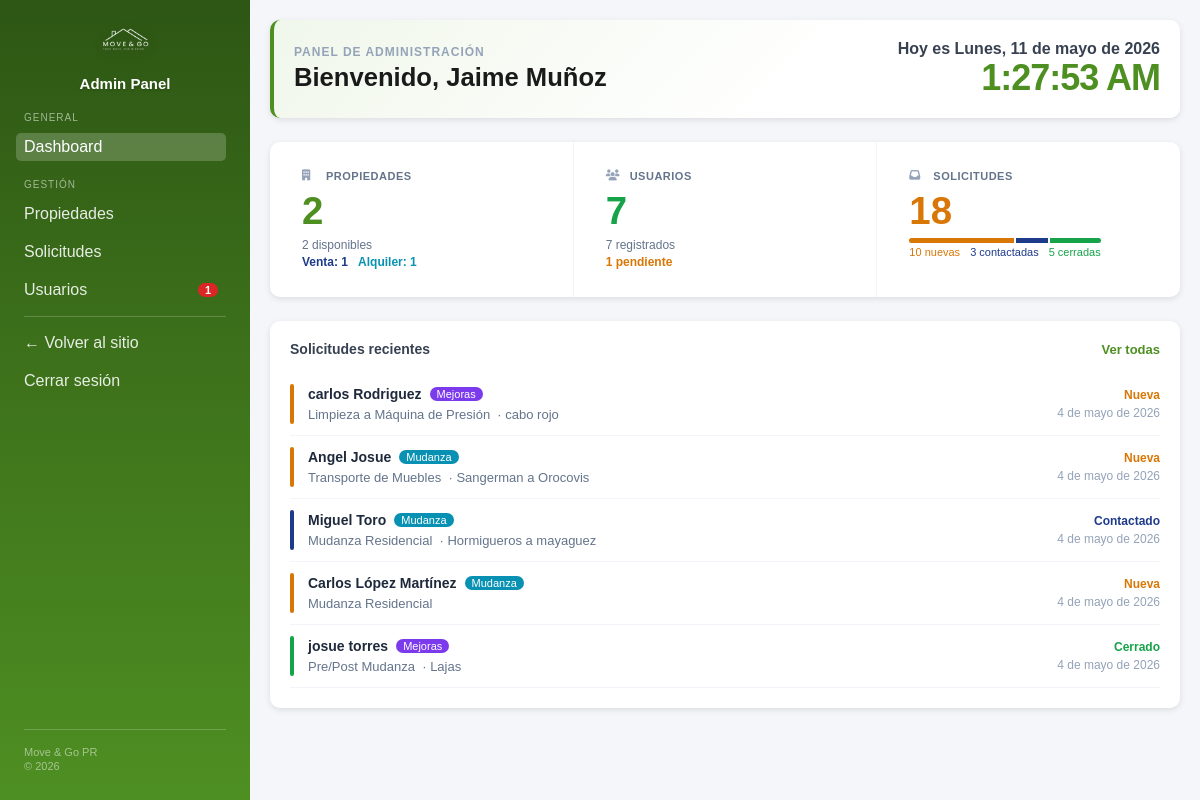
/dashboard.php (signed in), run on the app's committed database.
### tables this page shows
CREATE TABLE `quote_requests` (
  `id` int(11) NOT NULL,
  `tipo_servicio` varchar(20) NOT NULL DEFAULT '',
  `nombre` varchar(100) NOT NULL DEFAULT '',
  `telefono` varchar(20) NOT NULL DEFAULT '',
  `email` varchar(100) NOT NULL DEFAULT '',
  `servicio` varchar(100) NOT NULL DEFAULT '',
  `ubicacion` varchar(200) NOT NULL DEFAULT '',
  `mensaje` text DEFAULT NULL,
  `status` varchar(20) NOT NULL DEFAULT 'new',
  `created_at` timestamp NOT NULL DEFAULT current_timestamp(),
  `notes` text DEFAULT NULL
);

### includes/overview_panel.php (the view, shortened to what this page needs)
<?php
$count_properties    = (int)$pdo->query("SELECT COUNT(*) FROM properties")->fetchColumn();
$count_available     = (int)$pdo->query("SELECT COUNT(*) FROM properties WHERE status = 'available'")->fetchColumn();
$count_sale          = (int)$pdo->query("SELECT COUNT(*) FROM properties WHERE type = 'sale'")->fetchColumn();
$count_rent          = (int)$pdo->query("SELECT COUNT(*) FROM properties WHERE type = 'rent'")->fetchColumn();
$count_users         = (int)$pdo->query("SELECT COUNT(*) FROM users")->fetchColumn();
$count_pending_users = 0;
try {
    $count_pending_users = (int)$pdo->query("SELECT COUNT(*) FROM users WHERE status = 'pending'")->fetchColumn();
} catch (Exception $e) {}
$quote_counts = $pdo->query(
    "SELECT status, COUNT(*) AS total FROM quote_requests GROUP BY status"
)->fetchAll(PDO::FETCH_KEY_PAIR);
$count_quotes     = array_sum($quote_counts);
$count_new        = (int)($quote_counts['new']       ?? 0);
$count_contacted  = (int)($quote_counts['contacted'] ?? 0);
$count_closed     = (int)($quote_counts['closed']    ?? 0);
$recent_quotes = $pdo->query(
    "SELECT * FROM quote_requests ORDER BY created_at DESC LIMIT 5"
)->fetchAll(PDO::FETCH_ASSOC);
?>
<div class="card" style="margin-bottom:24px; background:linear-gradient(135deg,#f0f7eb 0%,#ffffff 60%); border-left:4px solid #4E8F22; cursor:default;">
    <div style="display:flex; justify-content:space-between; align-items:center; flex-wrap:wrap; gap:16px;">
        <div>
            <p style="margin:0 0 4px; font-size:12px; font-weight:600; text-transform:uppercase; letter-spacing:1px; color:#94a3b8;">Panel de administración</p>
            <h1 style="margin:0; font-size:1.6rem; color:#1a1a1a;">Bienvenido, <?= htmlspecialchars($_SESSION['user_name']) ?></h1>
        </div>
        <div style="text-align:right;">
            <div id="overview-date" style="font-size:16px; color:#374151; font-weight:600;"></div>
            <div id="overview-time" style="font-size:36px; font-weight:700; color:#4E8F22; line-height:1.1; letter-spacing:-1px;"></div>
        </div>
    </div>
</div>
<?php
$pct_new       = $count_quotes ? round($count_new       / $count_quotes * 100) : 0;
$pct_contacted = $count_quotes ? round($count_contacted / $count_quotes * 100) : 0;
$pct_closed    = $count_quotes ? 100 - $pct_new - $pct_contacted              : 0;
?>
<div class="card stats-strip" style="margin-bottom:24px;">
    <div class="stat-block">
        <div class="stat-block-label">
            <i class="fa-solid fa-building"></i>
            <span>Propiedades</span>
        </div>
        <div class="stat-block-content">
            <span class="stat-big-num" style="color:#4E8F22;"><?= $count_properties ?></span>
            <div class="stat-detail">
                <span><?= $count_available ?> disponibles</span>
                <span style="display:flex; gap:10px; flex-wrap:wrap;">
                    <span style="color:#1e3a8a; font-weight:600;">Venta: <?= $count_sale ?></span>
                    <span style="color:#0891b2; font-weight:600;">Alquiler: <?= $count_rent ?></span>
                </span>
            </div>
        </div>
    </div>
    <a href="dashboard.php?section=users" class="stat-block stat-block-link">
        <div class="stat-block-label">
            <i class="fa-solid fa-users"></i>
            <span>Usuarios</span>
        </div>
        <div class="stat-block-content">
            <span class="stat-big-num" style="color:#16a34a;"><?= $count_users ?></span>
            <div class="stat-detail">
                <span><?= $count_users ?> registrados</span>
                <?php if ($count_pending_users > 0): ?>
                    <span style="color:#d97706; font-weight:600;"><?= $count_pending_users ?> pendiente<?= $count_pending_users > 1 ? 's' : '' ?></span>
                <?php endif; ?>
            </div>
        </div>
    </a>
    <a href="dashboard.php?section=quotes" class="stat-block stat-block-link">
        <div class="stat-block-label">
            <i class="fa-solid fa-inbox"></i>
            <span>Solicitudes</span>
        </div>
        <div class="stat-block-content">
            <span class="stat-big-num" style="color:#d97706;"><?= $count_quotes ?></span>
            <div class="stat-detail">
                <?php if ($count_quotes > 0): ?>
                <div class="stat-seg-bar">
                    <?php if ($pct_new > 0):       ?><div style="background:#d97706; width:<?= $pct_new ?>%;"></div><?php endif; ?>
                    <?php if ($pct_contacted > 0): ?><div style="background:#1e3a8a; width:<?= $pct_contacted ?>%;"></div><?php endif; ?>
                    <?php if ($pct_closed > 0):    ?><div style="background:#16a34a; width:<?= $pct_closed ?>%;"></div><?php endif; ?>
                </div>
                <div class="stat-seg-labels">
                    <span style="color:#d97706;"><?= $count_new ?> nuevas</span>
                    <span style="color:#1e3a8a;"><?= $count_contacted ?> contactadas</span>
                    <span style="color:#16a34a;"><?= $count_closed ?> cerradas</span>
                </div>
                <?php endif; ?>
            </div>
        </div>
    </a>
</div>
<?php if (!empty($recent_quotes)): ?>
<div class="card" style="cursor:default;">
    <div style="display:flex; justify-content:space-between; align-items:center; margin-bottom:16px;">
        <h3 style="margin:0; font-size:14px; color:#374151;">Solicitudes recientes</h3>
        <a href="dashboard.php?section=quotes" style="font-size:13px; color:#4E8F22; text-decoration:none; font-weight:600;">Ver todas</a>
    </div>
    <?php
    $status_colors = ['new' => '#d97706', 'contacted' => '#1e3a8a', 'closed' => '#16a34a'];
    $status_labels = ['new' => 'Nueva', 'contacted' => 'Contactado', 'closed' => 'Cerrado'];
    $tipo_colors   = ['mudanza' => '#0891b2', 'mejoras' => '#7c3aed'];
    $tipo_labels   = ['mudanza' => 'Mudanza', 'mejoras' => 'Mejoras'];
    foreach ($recent_quotes as $rq):
        $sc = $status_colors[$rq['status']] ?? '#94a3b8';
        $sl = $status_labels[$rq['status']] ?? $rq['status'];
        $tc = $tipo_colors[$rq['tipo_servicio']] ?? '#94a3b8';
        $tl = $tipo_labels[$rq['tipo_servicio']] ?? $rq['tipo_servicio'];
    ?>
    <a href="dashboard.php?section=quotes&action=view&id=<?= $rq['id'] ?>"
       style="display:flex; align-items:center; gap:14px; padding:11px 0; border-bottom:1px solid #f1f5f9; text-decoration:none; color:inherit;">
        <div style="width:4px; height:40px; border-radius:2px; background:<?= $sc ?>; flex-shrink:0;"></div>
        <div style="flex:1; min-width:0;">
            <div style="display:flex; align-items:center; gap:8px; margin-bottom:3px;">
                <strong style="font-size:14px; color:#1e293b;"><?= htmlspecialchars($rq['nombre']) ?></strong>
                <span style="background:<?= $tc ?>; color:white; padding:1px 7px; border-radius:8px; font-size:11px;"><?= $tl ?></span>
            </div>
            <span style="font-size:13px; color:#64748b;">
                <?= htmlspecialchars($rq['servicio'] ?: '—') ?>
                <?php if ($rq['ubicacion']): ?>
                    &nbsp;·&nbsp;<?= htmlspecialchars($rq['ubicacion']) ?>
                <?php endif; ?>
            </span>
        </div>
        <div style="text-align:right; flex-shrink:0; display:flex; flex-direction:column; align-items:flex-end; gap:4px;">
            <span style="color:<?= $sc ?>; font-size:12px; font-weight:700; white-space:nowrap;"><?= $sl ?></span>
            <?php
                $meses_ov = ['enero','febrero','marzo','abril','mayo','junio','julio','agosto','septiembre','octubre','noviembre','diciembre'];
                $dt = new DateTime($rq['created_at']);
                echo '<span style="font-size:12px; color:#94a3b8; white-space:nowrap;">' . $dt->format('j') . ' de ' . $meses_ov[(int)$dt->format('n') - 1] . ' de ' . $dt->format('Y') . '</span>';
            ?>
        </div>
    </a>
    <?php endforeach; ?>
</div>
<?php endif; ?>

### css/admin.css (style rules this page uses)
*, *::before, *::after { box-sizing: border-box; }
body { margin: 0; font-family: Arial, sans-serif; background-color: #f4f6f9; }
.card { background: white; padding: 20px; margin-bottom: 20px; border-radius: 10px; box-shadow: 0 2px 6px rgba(0,0,0,0.1); }
.stats-strip { padding: 0 !important; overflow: hidden; display: flex; flex-direction: column; cursor: default; }
.stat-block { display: flex; align-items: center; gap: 16px; padding: 16px 20px; text-decoration: none; color: inherit; transition: background 0.15s; }
.stat-block-label { display: flex; align-items: center; gap: 8px; font-size: 13px; font-weight: 600; color: #64748b; width: 120px; flex-shrink: 0; }
.stat-block-label i { width: 16px; color: #94a3b8; }
.stat-block-content { flex: 1; display: flex; align-items: center; gap: 16px; }
.stat-big-num { font-size: 1.9rem; font-weight: 700; line-height: 1; flex-shrink: 0; }
.stat-detail { display: flex; flex-direction: column; gap: 3px; font-size: 12px; color: #64748b; }
.stat-seg-bar { display: flex; height: 5px; border-radius: 3px; overflow: hidden; gap: 2px; width: 120px; }
.stat-seg-labels { display: flex; gap: 10px; flex-wrap: wrap; font-size: 11px; }
@media (min-width: 769px) { .stats-strip { flex-direction: row; } }
@media (min-width: 769px) { .stat-block { flex: 1; flex-direction: column; align-items: flex-start; padding: 28px 32px; gap: 10px; } }
@media (min-width: 769px) { .stat-block-label { width: auto; font-size: 11px; text-transform: uppercase; letter-spacing: 0.5px; } }
@media (min-width: 769px) { .stat-block-content { flex-direction: column; align-items: flex-start; gap: 8px; } }
@media (min-width: 769px) { .stat-big-num { font-size: 2.4rem; } }
@media (min-width: 769px) { .stat-seg-bar { width: 100%; } }

### includes/overview_panel.php (style rules this page uses)
.card a:last-of-type { border-bottom: none; }

### data on the page
quote_requests: nombre "carlos Rodriguez", tipo_servicio "Mejoras", servicio "Limpieza a Máquina de Presión", ubicacion "cabo rojo", status "Nueva", created_at "4", created_at "mayo", created_at "2026"
quote_requests: nombre "Angel Josue", tipo_servicio "Mudanza", servicio "Transporte de Muebles", ubicacion "Sangerman a Orocovis", status "Nueva", created_at "4", created_at "mayo", created_at "2026"
quote_requests: nombre "Miguel Toro", tipo_servicio "Mudanza", servicio "Mudanza Residencial", ubicacion "Hormigueros a mayaguez", status "Contactado", created_at "4", created_at "mayo", created_at "2026"
quote_requests: nombre "Carlos López Martínez", tipo_servicio "Mudanza", servicio "Mudanza Residencial", status "Nueva", created_at "4", created_at "mayo", created_at "2026"
quote_requests: nombre "josue torres", tipo_servicio "Mejoras", servicio "Pre/Post Mudanza", ubicacion "Lajas", status "Cerrado", created_at "4", created_at "mayo", created_at "2026"

### other printed values
$pending_user_count "1"
$_SESSION['user_name'] "Jaime Muñoz"
$count_properties "2"
$count_available "2"
$count_sale "1"
$count_rent "1"
$count_users "7"
$count_pending_users "1"
$count_quotes "18"
$count_new "10"
$count_contacted "3"
$count_closed "5"
